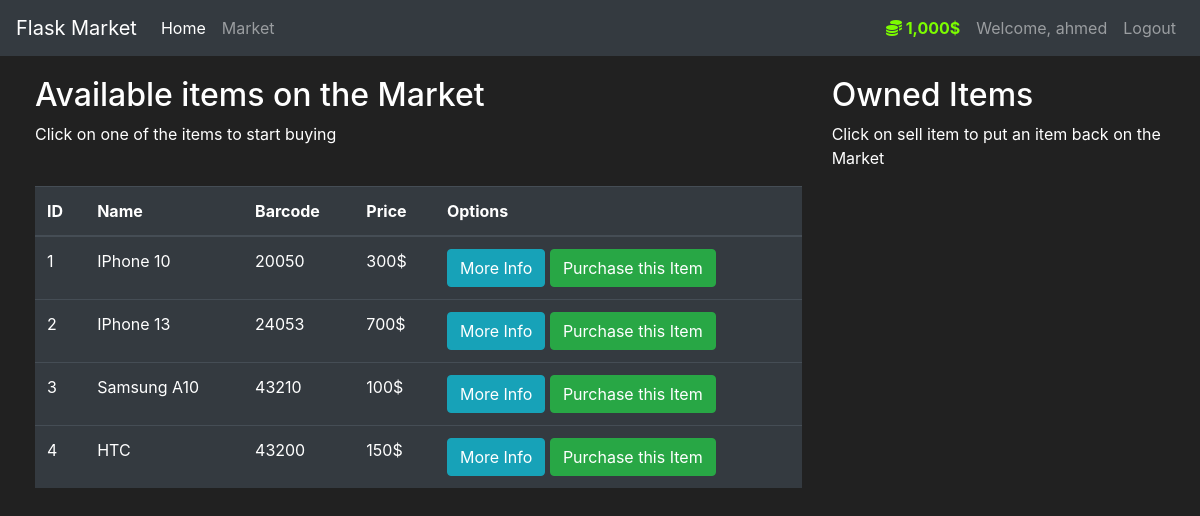
/market (signed in), run on an earlier commit of the app's database.
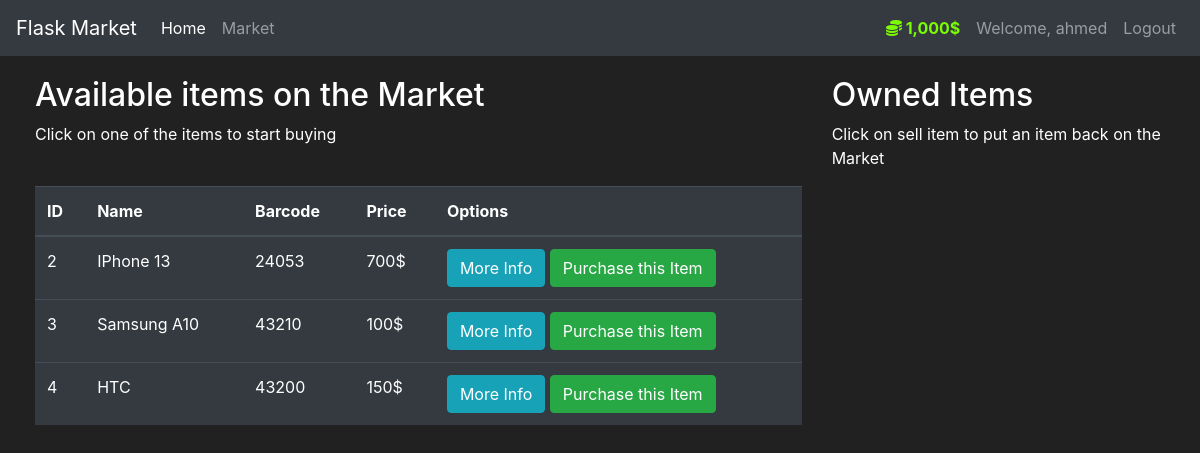
And on a later commit of the database.
### market/models.py (models this page shows, shortened)
class User(db.Model, UserMixin):
    id = db.Column(db.Integer(), primary_key=True)
    username = db.Column(db.String(length=30), nullable=False, unique=True)
    email_address = db.Column(db.String(length=50), nullable=False, unique=True)
    password_hash = db.Column(db.String(length=60), nullable=False)
    budget = db.Column(db.Integer(), nullable=False, default=1000)
    items = db.relationship('Item', backref='owned_user', lazy=True)
    @property
    def prettier_budget(self):
        if len(str(self.budget)) >= 4:
            return f'{str(self.budget)[:-3]},{str(self.budget)[-3:]}$'
        else:
            return f"{self.budget}$"
    @property
    def password(self):
        return self.password

class Item(db.Model):
    id = db.Column(db.Integer(), primary_key=True)
    name = db.Column(db.String(length=30), nullable=False, unique=True)
    price = db.Column(db.Integer(), nullable=False)
    barcode = db.Column(db.String(length=12), nullable=False, unique=True)
    description = db.Column(db.String(length=1024), nullable=False, unique=True)
    owner = db.Column(db.Integer(), db.ForeignKey('user.id'))

### market/routes.py (the view, shortened to what this page needs)
@app.route('/market', methods=['GET', 'POST'])
@login_required
def market_page():
    purchase_form = PurchaseItemForm()
    selling_form = SellItemForm()
    if request.method == "GET":
        items = item_service.get_all_items()
        owned_items = item_service.get_owned_items(current_user.id)
        return render_template('market.html', items=items, purchase_form=purchase_form, owned_items=owned_items, selling_form=selling_form)

### market/models.py (called while the page is built)
@login_manager.user_loader
def load_user(user_id):
    return User.query.get(int(user_id))

### market/services/ItemServiceImpl.py (called while the page is built)
    def get_all_items(self):
        return Item.query.filter_by(owner=None).all()

    def get_owned_items(self, user_id):
        return Item.query.filter_by(owner=user_id).all()

### market/templates/market.html (shortened to what this page needs)
{% extends 'base.html' %}
{% block content %}
<div class="row" style="margin-top:20px; margin-left:20px">
   <div class="col-8">
       <h2>Available items on the Market</h2>
       <p>Click on one of the items to start buying</p>
       <br>
      <table class="table table-hover table-dark">
         <thead>
            <tr>
               <th scope="col">ID</th>
               <th scope="col">Name</th>
               <th scope="col">Barcode</th>
               <th scope="col">Price</th>
               <th scope="col">Options</th>
            </tr>
         </thead>
         <tbody>
            {% for item in items %}
            <tr>
               <td>{{ item.id }}</td>
               <td>{{ item.name }}</td>
               <td>{{ item.barcode }}</td>
               <td>{{ item.price }}$</td>
               <td>
                  <button class="btn btn-outline btn-info" data-toggle="modal" data-target="#Modal-MoreInfo-{{ item.id }}">More Info</button>
                  <button class="btn btn-outline btn-success" data-toggle="modal" data-target="#Modal-PurchaseConfirm-{{ item.id }}">Purchase this Item</button>
               </td>
            </tr>
            {% endfor %}
         </tbody>
      </table>
   </div>
   <div class="col-4">
        <h2>Owned Items</h2>
        <p>Click on sell item to put an item back on the Market</p>
        <br>
   </div>
</div>
{% endblock %}

### market/templates/base.html (shortened to what this page needs)
<!doctype html>
<html lang="en">
   <head>
      <link rel="stylesheet" href="https://cdn.jsdelivr.net/npm/bootstrap@4.5.3/dist/css/bootstrap.min.css">
   </head>
   <body>
    <nav class="navbar navbar-expand-md navbar-dark bg-dark">
      <a class="navbar-brand" href="#">Flask Market</a>
      <div class="collapse navbar-collapse" id="navbarNav">
        <ul class="navbar-nav mr-auto">
            <li class="nav-item active">
                <a class="nav-link" href="{{ url_for('home_page') }}">Home <span class="sr-only">(current)</span></a>
            </li>
            <li class="nav-item">
                <a class="nav-link" href="{{ url_for('market_page') }}">Market</a>
            </li>
        </ul>
          {% if current_user.is_authenticated %}
            <ul class="navbar-nav">
                <li class="nav-item">
                    <a class="nav-link" style="color: lawngreen; font-weight: bold">
                        <i class="fas fa-coins"></i>
                        {{ current_user.prettier_budget }}
                    </a>
                </li>
                <li class="nav-item">
                    <a class="nav-link">Welcome, {{ current_user.username }}</a>
                </li>
                <li class="nav-item">
                    <a class="nav-link" href="{{ url_for('logout_page') }}">Logout</a>
                </li>
            </ul>
          {% endif %}
      </div>
    </nav>
      {% block content %}
      {% endblock %}
   </body>
</html>

### market/templates/base.html (style rules this page uses)
body { background-color: #212121; color: white }

What changed in the data, as far as the page shows it:
no longer on this page (row edited): Item: id "1", name "IPhone 10", barcode "20050", price "300"
